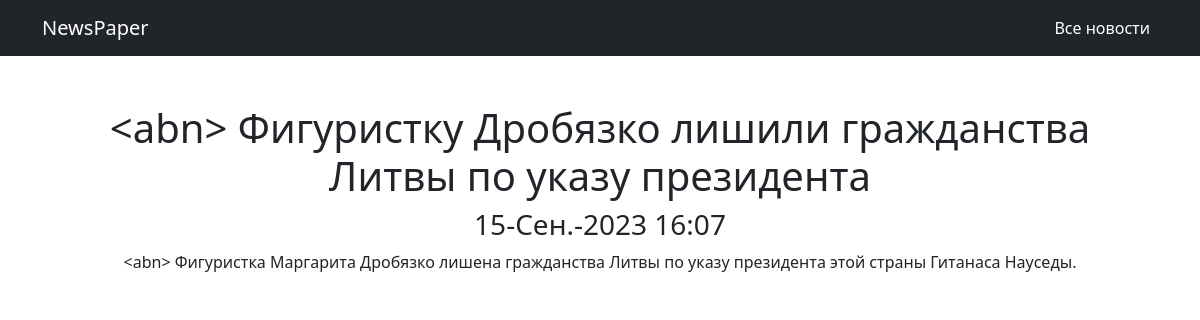
The page /5 on the database its author committed.
### news/models.py (models this page shows, shortened)
class Post(models.Model):
    NEWS = 'NW'
    ARTICLE = 'AR'
    TYPE_CHOICES = (
        (NEWS, 'Новость'),
        (ARTICLE, 'Статья')
    )
    type = models.CharField(max_length = 2, choices = TYPE_CHOICES, default = NEWS)
    timePost = models.DateTimeField(auto_now_add=True)
    title = models.CharField(max_length = 255)
    textPost = models.TextField()
    ratingPost = models.IntegerField(default=0)
    author = models.ForeignKey(Author, on_delete=models.CASCADE)
    category = models.ManyToManyField(Category, through='PostCategory')

### news/views.py (the view)
# urls.py: path('<int:pk>', PostDetail.as_view(), name='new_s'),
class PostDetail(DetailView):
    model = Post
    template_name = 'details_news.html'
    context_object_name = 'new_s'
    queryset = Post.objects.filter(type='NW')

### news/templatetags/custom_filters.py (called while the page is built)
@register.filter(name='censor')
def censor(text):
    forbidden_vocabulary = ['nba']
    for i in forbidden_vocabulary:
        text = text.replace(i, '<abn>')
        text = text.replace(i.upper(), '<abn>')
    return text

### templates/details_news.html (shortened to what this page needs)
{% extends 'default.html' %}
{% load custom_filters %}
{% block content %}
<h1>{{ new_s.title|censor }}</h1>
<h3>{{ new_s.timePost|date:'d-N-Y H:i' }}</h3>
<p>{{ new_s.textPost|censor }}</p>
{% endblock content %}

### rows shown on the page
Post: title|censor "<abn> Фигуристку Дробязко лишили гражданства Литвы по указу президента", timePost "15-Сен.-2023 16:07", textPost|censor "<abn> Фигуристка Маргарита Дробязко лишена гражданства Литвы по указу президента этой страны Гитанаса Науседы."
